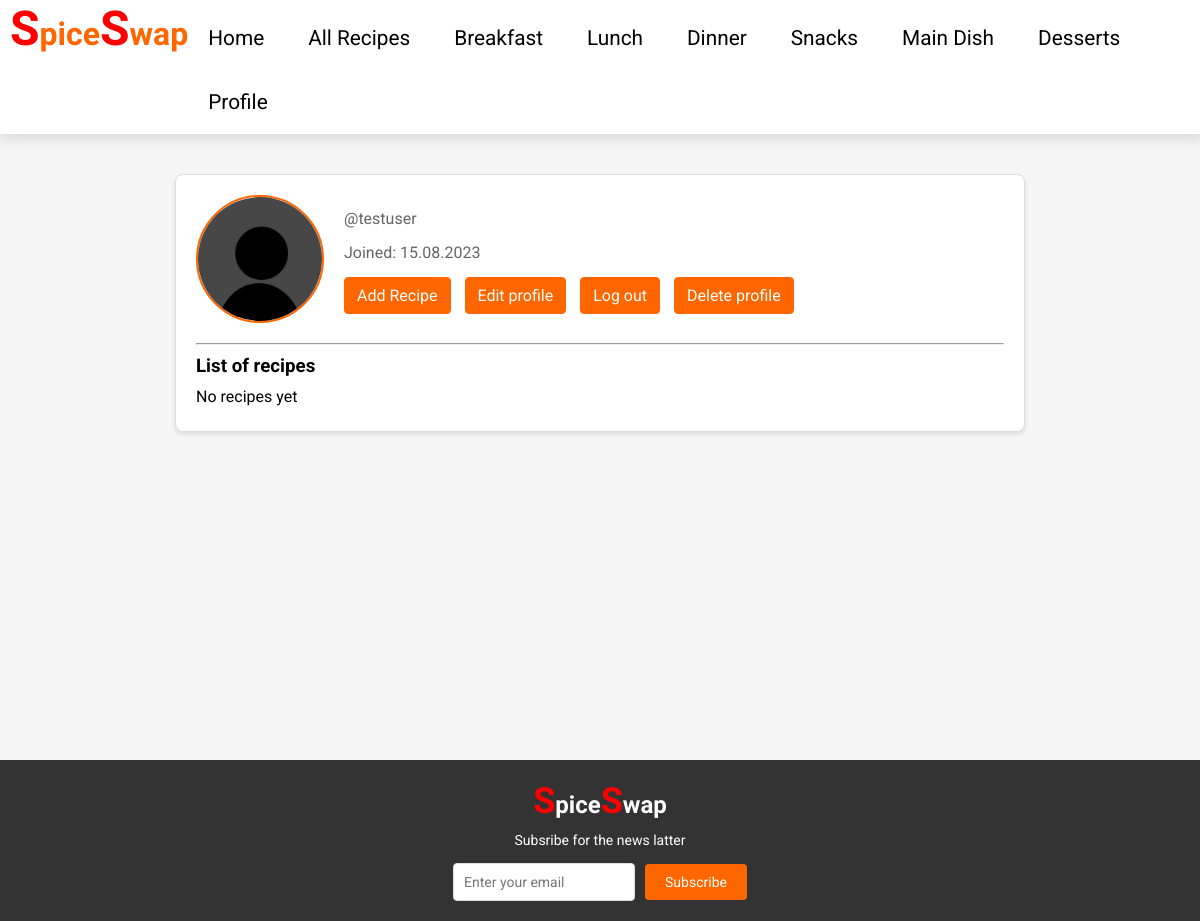
The page /accounts/details_profile/testuser/ (signed in) on the database as committed earlier.
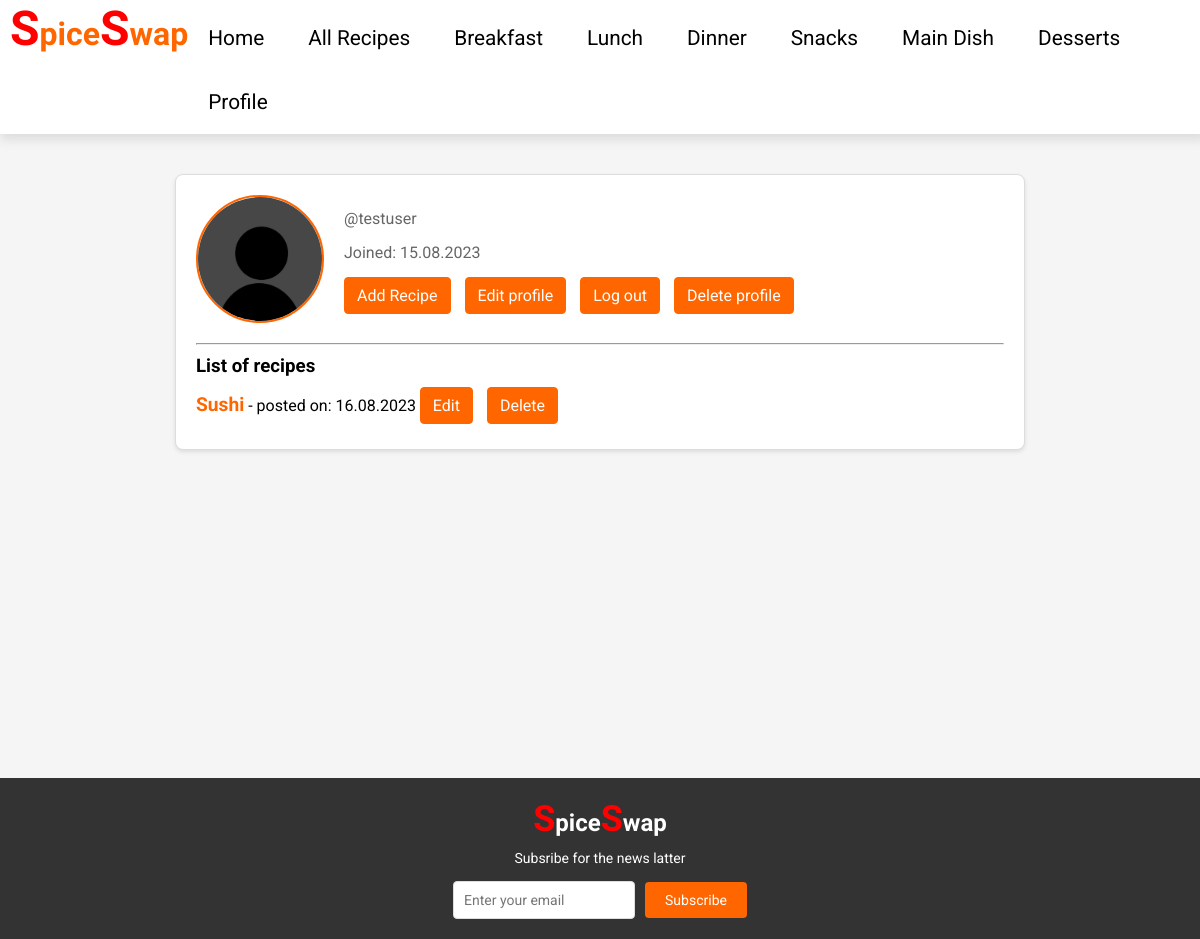
The same page on the database as committed later.
### spice_swap/recipes/models.py (models this page shows, shortened)
class Recipe(models.Model):
    title = models.CharField(max_length=200)
    description = models.TextField()
    ingredients = models.TextField()
    instructions = models.TextField()
    image = models.ImageField(upload_to='./user_images/')
    tags = models.ManyToManyField(Tag, blank=True)
    date = models.DateTimeField(auto_now_add=True, null=True)
    likes = models.PositiveIntegerField(default=0)
    user = models.ForeignKey(User, on_delete=models.CASCADE)

### spice_swap/accounts/views.py (the view)
# urls.py: path('details_profile/<slug:username>/', views.profile_details, name='details-profile'),
@login_required
def profile_details(request, username):
    user = get_object_or_404(UserModel, username=username)
    recipes = Recipe.objects.filter(user=user)  # Get user's recipes
    context = {
        'user': user,
        'recipes': recipes
    }
    return render(request, 'accounts/profile-details.html', context)

### templates/accounts/profile-details.html (shortened to what this page needs)
{% extends 'base.html' %}
{% block content %}
{% load static %}
{% if request.user.is_authenticated %}
<div class="profile-page-style">
    <div class="profile-header">
        <img class="profile-image" src="{% static 'images/default-pfp.jpg' %}">
        <div class="profile-info">
            <p class="profile-bio">@{{ user.username }}</p>
            <p class="profile-bio">Joined: {{ user.date_joined|date:"d.m.Y" }}</p>
            {% if user != request.user %}
            <a class="profile-link" href="#">Follow</a>
            {% else %}
            <a class="profile-link" href="{% url 'create-recipe' %}">Add Recipe</a>
            <a class="profile-link" href="{% url 'edit-profile' %}">Edit profile</a>
            <a class="profile-link" href="{% url 'logout' %}">Log out</a>
            <a class="profile-link" href="{% url 'delete-profile' user.pk %}">Delete profile</a>
            {% endif %}
        </div>
    </div>
    <hr>
    <h3 class="profile-action">List of recipes</h3>
    <ul class="recipe-list">
        {% if recipes %}
            {% for recipe in recipes %}
            <li class="recipe-item">
                <p><a class="recipe-link" href="{% url 'recipe-detail' recipe.pk %}">{{ recipe.title }}</a> - posted on: {{ recipe.date|date:"d.m.Y" }}
                {% if user == request.user %}
                    <a href="{% url 'edit-recipe' recipe.pk %}" class="profile-link">Edit</a>
                    <a href="{% url 'delete-recipe' recipe.pk %}" class="profile-link">Delete</a>
                {% endif %}
                </p>
            </li>
            {% endfor %}
        {% else %}
            <li class="recipe-item">
                No recipes yet
            </li>
        {% endif %}
    </ul>
</div>
{% endif %}
{% endblock %}

### templates/base.html (shortened to what this page needs)
{% load static %}
<!DOCTYPE html>
<html lang="en">
<head>
    <link rel="stylesheet" href="{% static 'css/styles.css' %}">
</head>
<body>
    <header>
        <div class="nav-container">
            <h1><strong>S</strong>pice<strong>S</strong>wap</h1>
            <nav>
                <ul>
                    <li><a href="{% url 'index' %}">Home</a></li>
                    <li><a href="{% url 'recipe-list' %}">All Recipes</a></li>
                    <li><a href="{% url 'breakfast' %}">Breakfast</a></li>
                    <li><a href="{% url 'lunch' %}">Lunch</a></li>
                    <li><a href="{% url 'dinner' %}">Dinner</a></li>
                    <li><a href="{% url 'snacks' %}">Snacks</a></li>
                    <li><a href="{% url 'main_dish' %}">Main Dish</a></li>
                    <li><a href="{% url 'desserts' %}">Desserts</a></li>
                    {% if not request.user.is_authenticated %}
                    <li><a href="{% url 'login' %}">Login</a></li>
                    {% else %}
                    <li><a href="{% url 'details-profile' username=user.username  %}">Profile</a></li>
                    {% endif %}
                </ul>
            </nav>
        </div>
    </header>
    <main>
        {% block content %}{% endblock %}
    </main>
    <footer>
        <h3><strong>S</strong>pice<strong>S</strong>wap</h3>
        <p>Subsribe for the news latter</p>
        <form action="">
            <input type="email" placeholder="Enter your email">
            <button>Subscribe</button>
        </form>
    </footer>
</body>
</html>

### static/css/main.css (style rules this page uses)
* { margin: 0; padding: 0; box-sizing: border-box; font-family: 'Roboto', sans-serif; }
body { background-color: #f5f5f5; }
h1 { margin-left: 10px !important; font-family: 'Kablammo', cursive; color: #ff6600; }
main { margin-bottom: 13vh; }
strong { font-family: 'Kablammo', cursive; font-size: 1.5em; color: #ff0000; }
.nav-container { display: flex; flex-direction: row; align-items: baseline; justify-content: space-between; background-color: #ffffff; -webkit-box-shadow: 3px 3px 10px 3px #ddd; -moz-box-shadow: 3px 3px 10px 3px #ddd; box-shadow: 3px 3px 10px 3px #ddd; }
.nav-container ul li { list-style: none; display: inline-block; padding: 10px; margin: 10px; font-size: 1.3em; font-family: 'Roboto', sans-serif; }
.nav-container ul li a { text-decoration: none; color: black; font-weight: normal; }
footer { background-color: #333; color: white; padding: 20px; text-align: center; }
footer h3 { font-size: 24px; margin-bottom: 10px; font-family: 'Kablammo', cursive; color: #ffffff; }
footer p { font-size: 14px; margin-bottom: 15px; }
footer form { display: flex; justify-content: center; align-items: center; }
footer input[type="email"] { padding: 10px; border: 1px solid #ddd; border-radius: 4px; margin-right: 10px; font-size: 14px; }
footer button { padding: 10px 20px; background-color: #ff6600; color: white; border: none; border-radius: 4px; cursor: pointer; font-size: 14px; transition: background-color 0.3s ease; }

### static/css/profile.css (style rules this page uses)
.profile-page-style { max-width: 850px; margin: 5vh auto 41vh; padding: 20px; background-color: white; border: 1px solid #ddd; border-radius: 8px; box-shadow: 0 2px 4px rgba(0, 0, 0, 0.1); }
.profile-header { display: flex; align-items: center; margin-bottom: 20px; }
.profile-image { width: 128px; height: 128px; border-radius: 50%; border: 2px solid #ff6600; overflow: hidden; }
.profile-info { margin-left: 20px; }
.profile-bio { font-size: 1rem; color: #666; margin-bottom: 15px; }
.profile-link { display: inline-block; padding: 8px 12px; margin-right: 10px; color: #ffffff; text-decoration: none; border: 1px solid #ff6600; background-color: #ff6600; border-radius: 4px; }
.recipe-list { list-style: none; margin-top: 10px; }
.recipe-item { margin-bottom: 5px; }
hr { margin: 10px 0; }
.recipe-link { text-decoration: none; color: #ff6600; font-weight: bold; font-size: 1.2rem; }

Rows that differ between the two databases and show on the page:
added Recipe: title "Sushi", date "16.08.2023"
Other text that changed with them:
text no longer shown: "No recipes yet"
